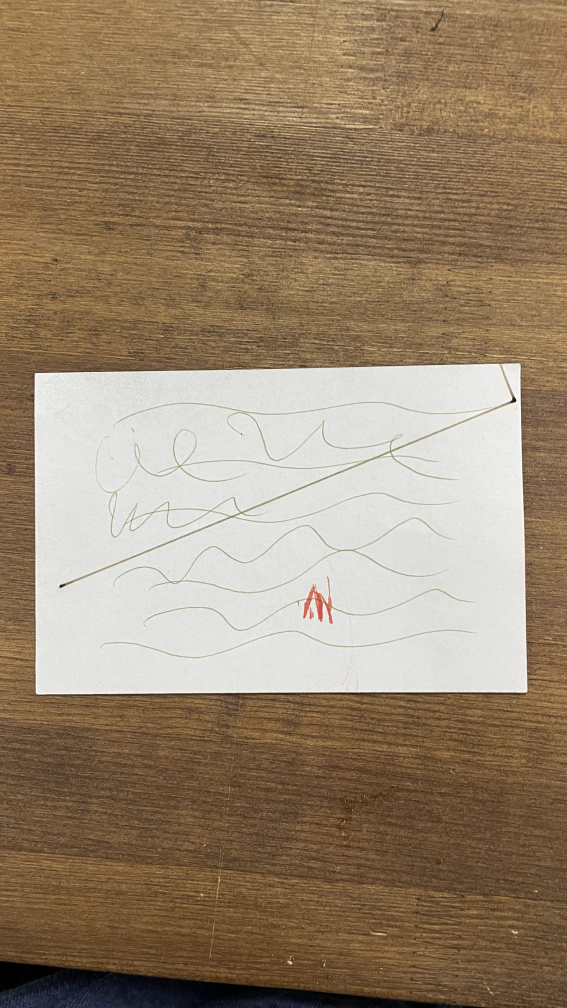
#> input picture sample.jpg, 2268 x 4032 px, given in place of the camera (shown at 1/4 size)
$ python main.py
#> lines starting #> are read from the running program, lines starting #| are printed output that depends on the picture; after the words box and inside, x2 and y2 are one past the last pixel; in counts of white or black regions, pixels touching at a corner belong together
### utlis.py
import cv2
import numpy as np


def stackImages(imgArray, scale, lables=[]):
    rows = len(imgArray)
    cols = len(imgArray[0])
    rowsAvailable = isinstance(imgArray[0], list)
    width = imgArray[0][0].shape[1]
    height = imgArray[0][0].shape[0]
    if rowsAvailable:
        for x in range(0, rows):
            for y in range(0, cols):
                imgArray[x][y] = cv2.resize(imgArray[x][y], (0, 0), None, scale, scale)
                if len(imgArray[x][y].shape) == 2: imgArray[x][y] = cv2.cvtColor(imgArray[x][y], cv2.COLOR_GRAY2BGR)
        imageBlank = np.zeros((height, width, 3), np.uint8)
        hor = [imageBlank] * rows
        hor_con = [imageBlank] * rows
        for x in range(0, rows):
            hor[x] = np.hstack(imgArray[x])
            hor_con[x] = np.concatenate(imgArray[x])
        ver = np.vstack(hor)
        ver_con = np.concatenate(hor)
    else:
        for x in range(0, rows):
            imgArray[x] = cv2.resize(imgArray[x], (0, 0), None, scale, scale)
            if len(imgArray[x].shape) == 2: imgArray[x] = cv2.cvtColor(imgArray[x], cv2.COLOR_GRAY2BGR)
        hor = np.hstack(imgArray)
        hor_con = np.concatenate(imgArray)
        ver = hor
    if len(lables) != 0:
        eachImgWidth = int(ver.shape[1] / cols)
        eachImgHeight = int(ver.shape[0] / rows)
        # rint(eachImgHeight)
        for d in range(0, rows):
            for c in range(0, cols):
                cv2.rectangle(ver, (c * eachImgWidth, eachImgHeight * d),
                              (c * eachImgWidth + len(lables[d]) * 13 + 27, 30 + eachImgHeight * d), (255, 255, 255),
                              cv2.FILLED)
                cv2.putText(ver, str(lables[d][c]), (eachImgWidth * c + 10, eachImgHeight * d + 20),
                            cv2.FONT_HERSHEY_COMPLEX,
                            0.7, (255, 0, 255), 2)
    return ver


def reorder(myPoints):
    myPoints = myPoints.reshape((4, 2))
    myPointsNew = np.zeros((4, 1, 2), dtype=np.int32)
    add = myPoints.sum(1)

    myPointsNew[0] = myPoints[np.argmin(add)]
    myPointsNew[3] = myPoints[np.argmax(add)]
    diff = np.diff(myPoints, axis=1)
    myPointsNew[1] = myPoints[np.argmin(diff)]
    myPointsNew[2] = myPoints[np.argmax(diff)]

    return myPointsNew


def biggestCountour(countours):
    biggest = np.array([])
    max_area = 0
    for i in countours:
        area = cv2.contourArea(i)
        if area > 5000:
            peri = cv2.arcLength(i, True)
            approx = cv2.approxPolyDP(i, 0.02 * peri, True)
            if area > max_area and len(approx) == 4:
                biggest = approx
                max_area = area
    return biggest, max_area


def drawRectangle(img, biggest, thickness):
    cv2.line(img, (biggest[0][0][0], biggest[0][0][1]), (biggest[1][0][0], biggest[1][0][1]), (0, 255, 0), thickness)
    cv2.line(img, (biggest[0][0][0], biggest[0][0][1]), (biggest[2][0][0], biggest[2][0][1]), (0, 255, 0), thickness)
    cv2.line(img, (biggest[3][0][0], biggest[3][0][1]), (biggest[2][0][0], biggest[2][0][1]), (0, 255, 0), thickness)
    cv2.line(img, (biggest[3][0][0], biggest[3][0][1]), (biggest[1][0][0], biggest[1][0][1]), (0, 255, 0), thickness)
    return img


def nothing(x):
    pass


def initializeTrackbars(intialTracbarVals=0):
    cv2.namedWindow("Trackbars")
    cv2.resizeWindow("Trackbars", 360, 240)
    cv2.createTrackbar("Threshold1", "Trackbars", 0, 255, nothing)
    cv2.createTrackbar("Threshold2", "Trackbars", 0, 255, nothing)


def valTrackbars():
    Threshold1 = cv2.getTrackbarPos("Threshold1", "Trackbars")
    Threshold2 = cv2.getTrackbarPos("Threshold2", "Trackbars")
    src = Threshold1, Threshold2
    return src

### main.py
import shutil
import cv2
import numpy as np
import utlis
import os
from datetime import datetime

webCamFeed = True
pathImage = ["sample1.jpg", "sample2.jpeg", "sample3.jpeg"]
cap = cv2.VideoCapture(0)
cap.set(10, 160)
# cap.set(3, 1280)
# cap.set(4, 720)
heightImg = 480
widthImg = 640


utlis.initializeTrackbars()
count = 0
while True:

    imgBlank = np.zeros((heightImg, widthImg, 3), np.uint8)
    if webCamFeed:
        success, img = cap.read()
#> img is the input picture: shape (4032, 2268, 3); mean B, G, R 109.8, 133.4, 153.3
    else:
        img = cv2.imread(pathImage[2])

    img = cv2.resize(img, (widthImg, heightImg))
#> img: shape (480, 640, 3)
    imgGray = cv2.cvtColor(img, cv2.COLOR_BGR2GRAY)
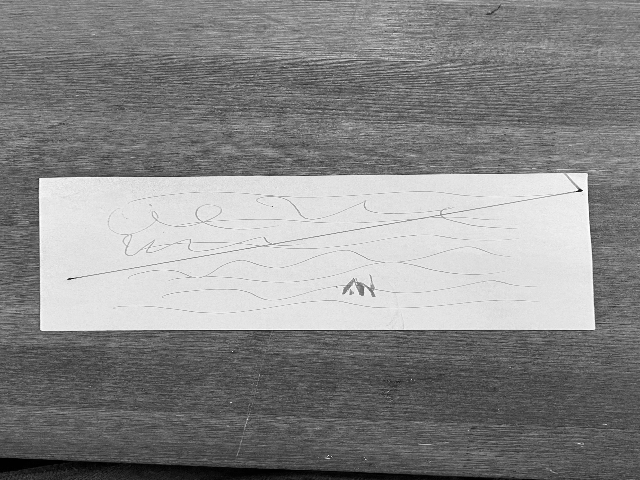
#> imgGray: shape (480, 640); min 0, max 255, mean 136.7
    imgBlur = cv2.GaussianBlur(imgGray, (5, 5), 1)
    thres = utlis.valTrackbars()
    imgThreshold = cv2.Canny(imgBlur,250,1) # APPLY CANNY BLUR
#> imgThreshold: shape (480, 640); 0.86% white in thin lines or dots, all inside (x1, y1, x2, y2) = (38, 172, 609, 332)
    kernel = np.ones((5, 5))
    imgDial = cv2.dilate(imgThreshold, kernel, iterations=2)
#> imgDial: shape (480, 640); 6.9% white; 2 white regions, box (x1, y1, x2, y2) and area: (34, 168, 613, 336) 20073, (338, 270, 380, 302) 1046
    imgThreshold = cv2.erode(imgDial, kernel, iterations=1)
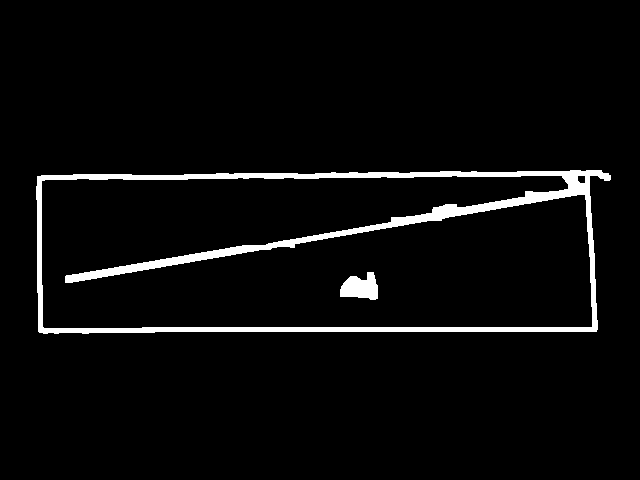
#> imgThreshold: shape (480, 640); 4.1% white; 2 white regions

    # find countours
    imgContours = img.copy()
    imgBigContour = img.copy()
    contours, hierarchy = cv2.findContours(imgThreshold, cv2.RETR_EXTERNAL, cv2.CHAIN_APPROX_SIMPLE)
#> contours = 1 contour; box (x1, y1, x2, y2) and area: (36, 170, 611, 334) 88114
    cv2.drawContours(imgContours, contours, -1, (0, 255, 0), 10)
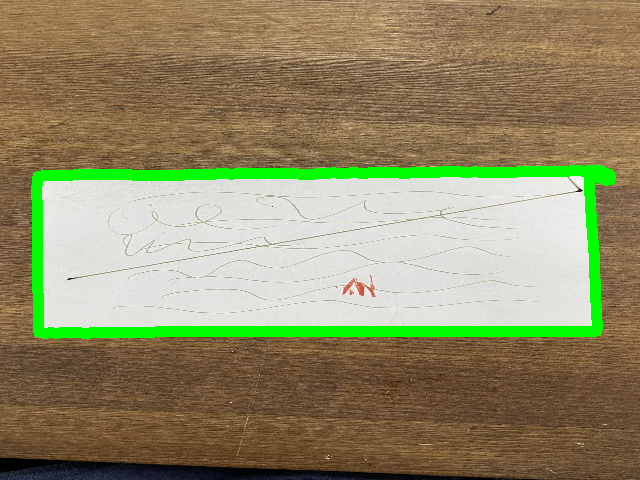
#> imgContours: shape (480, 640, 3); mean B, G, R 103.6, 139.5, 145.1

    # find the biggest countour
    biggest, maxArea = utlis.biggestCountour(contours)
#> the loop in biggestCountour, `for i in countours:` made 1 pass
#> (area, peri, biggest, max_area) on pass 1: (88113.5, 1491, [[610, 175], [37, 176], [38, 331], [596, 331]], 88113.5)
#> after the loop in biggestCountour, `for i in countours:`: max_area = 88113.5
#> biggest = [[610, 175], [37, 176], [38, 331], [596, 331]]; maxArea = 88113.5
    if biggest.size != 0:
        biggest = utlis.reorder(biggest)
#> in reorder, `myPoints = myPoints.reshape((4, 2))`: myPoints = [[610, 175], [37, 176], [38, 331], [596, 331]]
#> in reorder, `add = myPoints.sum(1)`: add = [785, 213, 369, 927]
#> in reorder, `diff = np.diff(myPoints, axis=1)`: diff = [-435, 139, 293, -265]
#> biggest = [[37, 176], [610, 175], [38, 331], [596, 331]]
        cv2.drawContours(imgBigContour, biggest, -1, (0, 255, 0), 20)
#> imgBigContour: shape (480, 640, 3); mean B, G, R 109.3, 133.9, 152.7
        imgBigContour = utlis.drawRectangle(imgBigContour, biggest, 2)
#> in drawRectangle, `cv2.line(img, (biggest[3][0][0], biggest[3][0][1]), (biggest[1][0][0],..`:
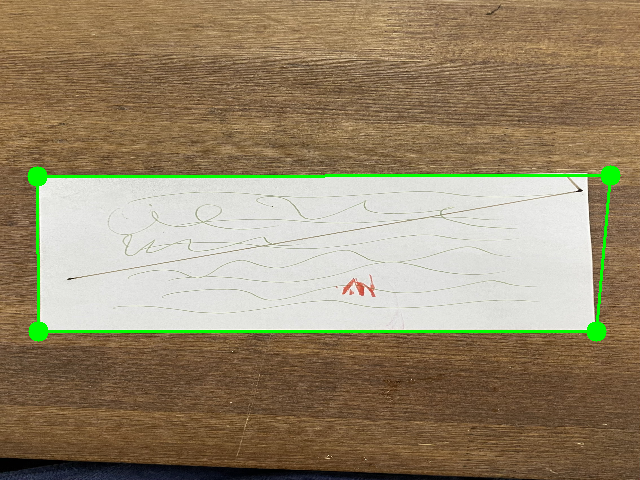
#> img: shape (480, 640, 3); mean B, G, R 107.9, 135.7, 150.8
        pts1 = np.float32(biggest)
#> pts1 = [[37, 176], [610, 175], [38, 331], [596, 331]]
        pts2 = np.float32([[0, 0], [widthImg, 0], [0, heightImg], [widthImg, heightImg]])
        matrix = cv2.getPerspectiveTransform(pts1, pts2)
#> matrix = [[1.09, -0.00705, -39.17], [0.00511, 2.93, -516], [1.07e-05, -0.000163, 1]]
        imgWarpColored = cv2.warpPerspective(img, matrix, (widthImg, heightImg))

        # REMOVE 20 PIXELS FORM EACH SIDE
        imgWarpColored = imgWarpColored[20:imgWarpColored.shape[0] - 20, 20:imgWarpColored.shape[1] - 20]
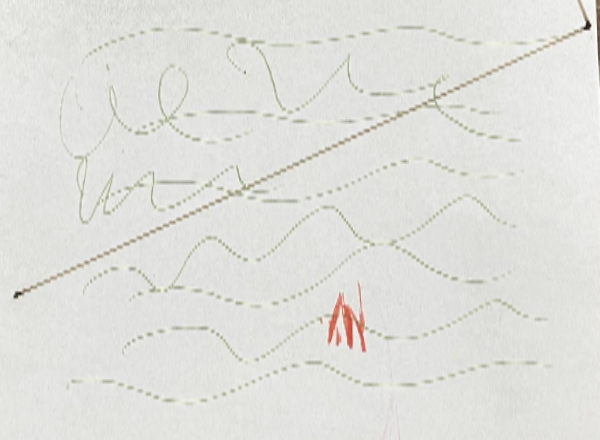
#> imgWarpColored: shape (440, 600, 3); mean B, G, R 219.7, 224.3, 224.1
        imgWarpColored = cv2.resize(imgWarpColored, (widthImg, heightImg))
#> imgWarpColored: shape (480, 640, 3)

        # APPLY ADAPTIVE THRESHOLD
        imgWarpGray = cv2.cvtColor(imgWarpColored, cv2.COLOR_BGR2GRAY)
        imgAdaptiveThre = cv2.adaptiveThreshold(imgWarpGray, 255, 1, 1, 7, 2)
#> imgAdaptiveThre: shape (480, 640); 10.3% white in thin lines or dots
        imgAdaptiveThre = cv2.bitwise_not(imgAdaptiveThre)
#> imgAdaptiveThre: shape (480, 640); 89.7% white; black in thin lines or dots
        imgAdaptiveThre = cv2.medianBlur(imgAdaptiveThre, 3)
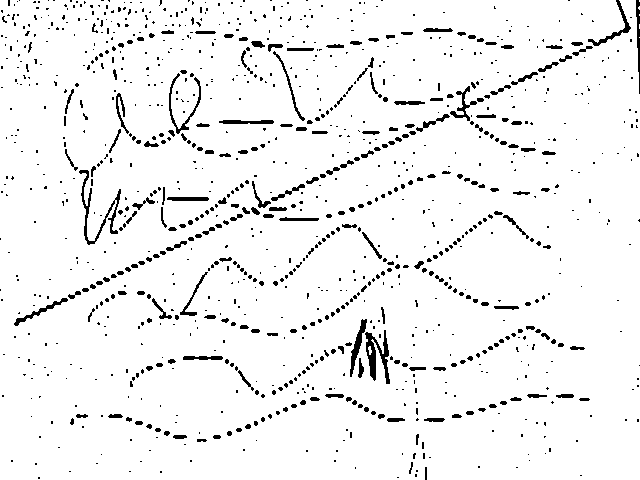
#> imgAdaptiveThre: shape (480, 640); 94.6% white; 1103 black regions (880 under 20 px), largest, box (x1, y1, x2, y2) and area: (365, 330, 390, 384) 561, (79, 170, 121, 245) 524, (169, 73, 201, 134) 312
        #imgAdaptiveThre = cv2.threshold(imgWarpGray,0,255,cv2.THRESH_BINARY + cv2.THRESH_OTSU)

        # Image Array for Display
        imageArray = ([img, imgGray, imgThreshold, imgContours],
                      [imgBigContour, imgWarpColored, imgWarpGray, imgAdaptiveThre])

    else:
        imageArray = ([img, imgGray, imgThreshold, imgContours],
                      [imgBlank, imgBlank, imgBlank, imgBlank])

    # LABELS FOR DISPLAY
    lables = [["Original", "Gray", "Threshold", "Contours"],
              ["Biggest Contour", "Warp Prespective", "Warp Gray", "Adaptive Threshold"]]

    stackedImage = utlis.stackImages(imageArray, 0.75, lables)
#> in stackImages, `rows = len(imgArray)`: rows = 2
#> in stackImages, `cols = len(imgArray[0])`: cols = 4
#> in stackImages, `rowsAvailable = isinstance(imgArray[0], list)`: rowsAvailable = True
#> in stackImages, `hor = [imageBlank] * rows`: hor = 2 items
#> in stackImages, `eachImgWidth = int(ver.shape[1] / cols)`: eachImgWidth = 480
#> in stackImages, `eachImgHeight = int(ver.shape[0] / rows)`: eachImgHeight = 360
#> after the loop in stackImages, `for d in range(0, rows):`:
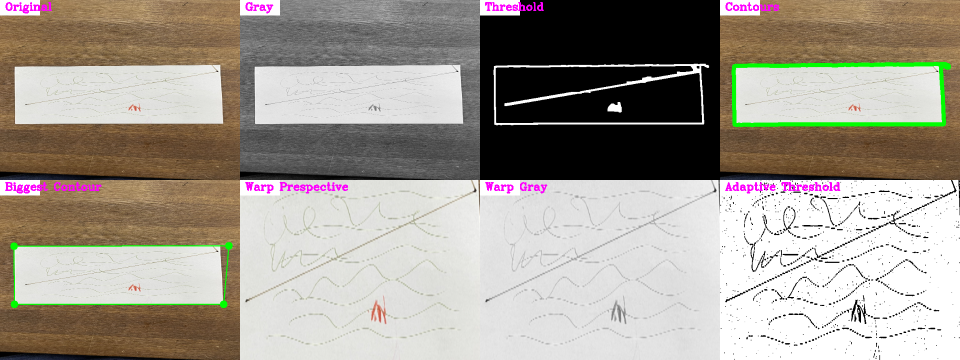
#> ver: shape (720, 1920, 3) (shown at 1/2 size); mean of channels 0, 1, 2 146.1, 155.5, 162.1; drawn as B, G, R
    cv2.imshow("Result", stackedImage)

    # SAVE IMAGE WHEN 's' key is pressed
    if cv2.waitKey(1) & 0xFF == ord('s'):
#> (key Esc is pressed here)
        path = "Scanned/scan" + str(count)
        isExist = os.path.exists(path)
        if isExist:
            shutil.rmtree(path)
        os.makedirs(path)
        dt = datetime.now()
        str_date_time = dt.strftime("%d-%m-%Y_%H:%M:%S")
        print(cv2.imwrite(path + '/image' + str(count) + "_original_" + f'{str_date_time}' + ".jpg", img))
        print(cv2.imwrite(path + '/image' + str(count) + "_contour_" + f'{str_date_time}' + ".jpg", imgBigContour))
        print(cv2.imwrite(path + '/image' + str(count) + "_warpColored_" + f'{str_date_time}' + ".jpg", imgWarpColored))
        print(cv2.imwrite(path + '/image' + str(count) + "_warpGray_" + f'{str_date_time}' + ".jpg", imgWarpGray))
        print(cv2.imwrite(path + '/image' + str(count) + "_adaptiveThreshold_" + f'{str_date_time}' + ".jpg", imgAdaptiveThre))
        cv2.rectangle(stackedImage, ((int(stackedImage.shape[1] / 2) - 230), int(stackedImage.shape[0] / 2) + 50),
                      (1100, 350), (0, 255, 0), cv2.FILLED)
        cv2.putText(stackedImage, "Scan Saved", (int(stackedImage.shape[1] / 2) - 200, int(stackedImage.shape[0] / 2)),
                    cv2.FONT_HERSHEY_DUPLEX, 3, (0, 0, 255), 5, cv2.LINE_AA)
        cv2.imshow('Result', stackedImage)
        cv2.waitKey(1000)
        count += 1
